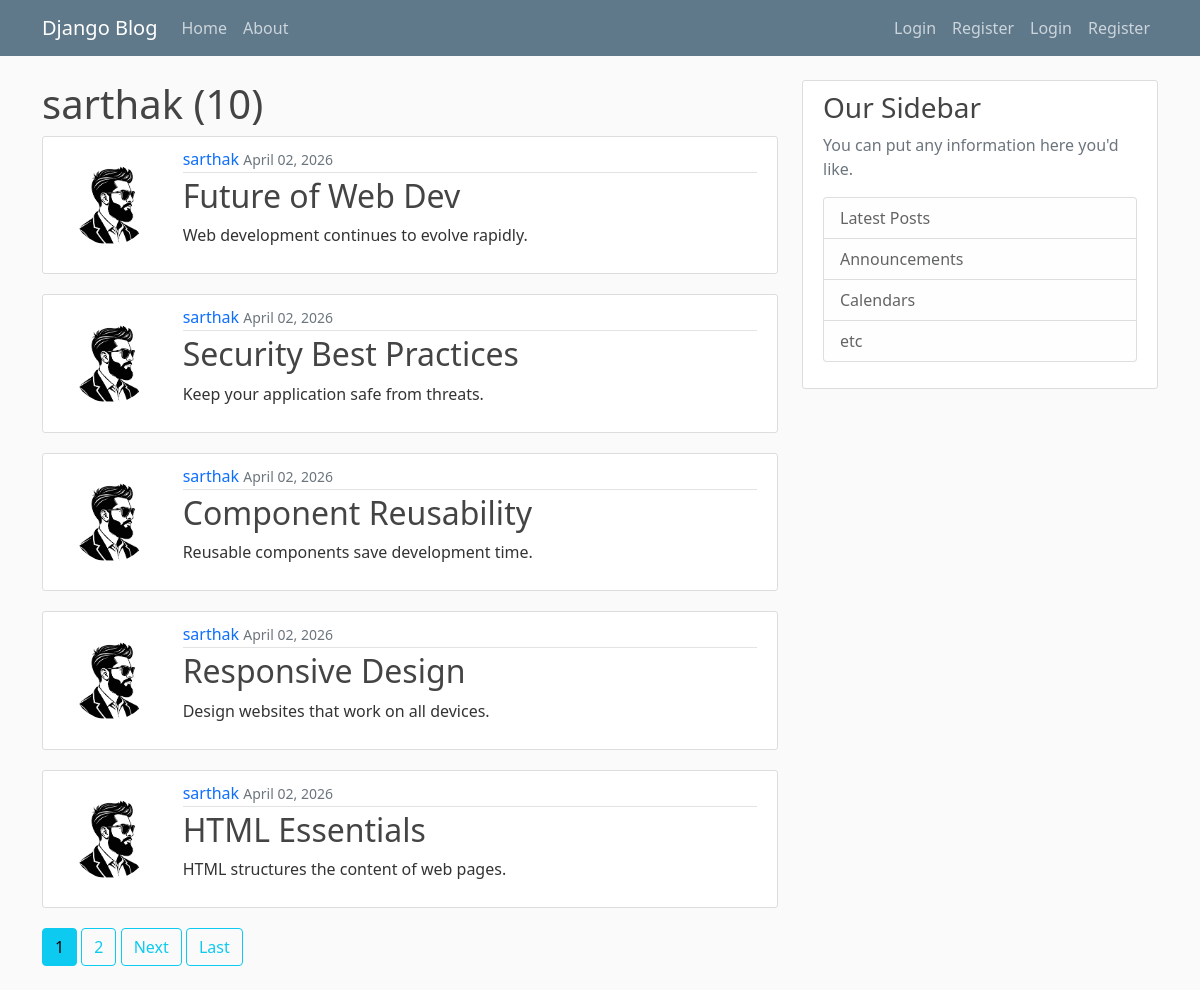
Page /user/sarthak/ on the committed database.
### blogapp/models.py (models this page shows, shortened)
class Posts(models.Model):
    title = models.CharField(max_length=100)
    content = models.TextField()
    data_posted = models.DateTimeField(default=timezone.now)
    author = models.ForeignKey(User,on_delete=models.CASCADE)

### users/models.py (models this page shows, shortened)
class Profile(models.Model):
    user = models.OneToOneField(User, on_delete=models.CASCADE)
    image = models.ImageField(default='default.jpeg',upload_to='profile_pics')

### blogapp/views.py (the view)
# urls.py: path('user/<str:username>/',UserPostListView.as_view(),name ='user-posts'),
class UserPostListView(ListView):
    model = Posts
    template_name = 'blogapp/user_post.html'
    context_object_name = 'posts'
    ordering = ['-data_posted']
    paginate_by = 5
    def get_queryset(self):
        user = get_object_or_404(User,username = self.kwargs.get('username'))
        return Posts.objects.filter(author=user).order_by('-data_posted')

### blogapp/templates/blogapp/user_post.html (shortened to what this page needs)
{% extends 'blogapp/base.html' %}
{% block content %}
<h1>{{view.kwargs.username}} ({{ page_obj.paginator.count}})</h1>
{% for post in posts %}
<article class="media content-section">
    <div class="row">
        <div class="col-md-2 d-flex align-items-center justify-content-center">
            <img class="col-md-10 rounded-circle" src="{{ post.author.profile.image.url }}" />
        </div>
        <div class="media-body col-md-10">
            <div class="article-metadata">
                <a class="mr-2 text-decoration-none" href="">{{ post.author }}</a>
                <small class="text-muted">{{ post.data_posted|date:"F d, Y" }}</small>
            </div>
            <h2>
                <a class="article-title text-decoration-none" href="">{{ post.title }}</a>
            </h2>
            <p class="article-content">{{ post.content }}</p>
        </div>
    </div>
</article>
{% endfor %}
{% if is_paginated %}
{% for num in page_obj.paginator.page_range %}
{% if page_obj.number == num %}
<a href="?page={{ num }}" class="btn btn-info mb-4">{{ num }}</a>
{% elif num > page_obj.number|add:'-3' and num < page_obj.number|add:'3' %} <a href="?page={{ num }}"
    class="btn btn-outline-info mb-4">{{ num }}</a>
    {% endif %}
    {% endfor %}
    {% if page_obj.has_next %}
    <a href="?page={{ page_obj.next_page_number }}" class="btn btn-outline-info mb-4">Next</a>
    <a href="?page={{ page_obj.paginator.num_pages }}" class="btn btn-outline-info mb-4">Last</a>
    {% endif %}
    {% endif %}
    {% endblock content%}

### blogapp/static/blogapp/main.css (style rules this page uses)
body { background: #fafafa; color: #333333; margin-top: 5rem; }
h1, h2, h3, h4, h5, h6 { color: #444444; }
.content-section { background: #ffffff; padding: 10px 20px; border: 1px solid #dddddd; border-radius: 3px; margin-bottom: 20px; }
.article-title { color: #444444; }
.article-content { white-space: pre-line; }
.article-metadata { padding-bottom: 1px; margin-bottom: 4px; border-bottom: 1px solid #e3e3e3; }

### rows in the picture
Posts: author.profile.image (picture), author "sarthak", data_posted "April 02, 2026", title "Future of Web Dev", content "Web development continues to evolve rapidly."
Posts: author.profile.image (picture), author "sarthak", data_posted "April 02, 2026", title "Security Best Practices", content "Keep your application safe from threats."
Posts: author.profile.image (picture), author "sarthak", data_posted "April 02, 2026", title "Component Reusability", content "Reusable components save development time."
Posts: author.profile.image (picture), author "sarthak", data_posted "April 02, 2026", title "Responsive Design", content "Design websites that work on all devices."
Posts: author.profile.image (picture), author "sarthak", data_posted "April 02, 2026", title "HTML Essentials", content "HTML structures the content of web pages."

### other values in the picture
{{ view.kwargs.username }} "sarthak"
{{ page_obj.paginator.count }} "10"
{{ num }} "1"
{{ num }} "2"
